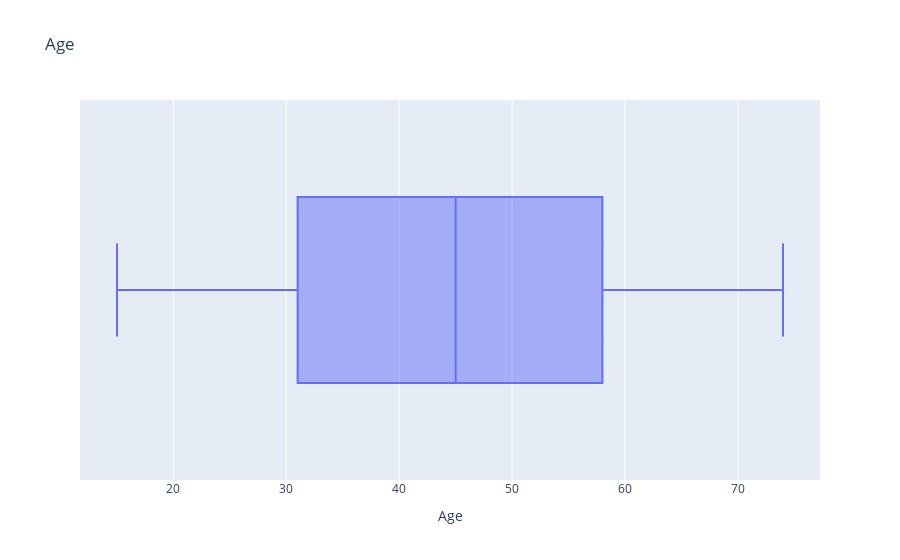
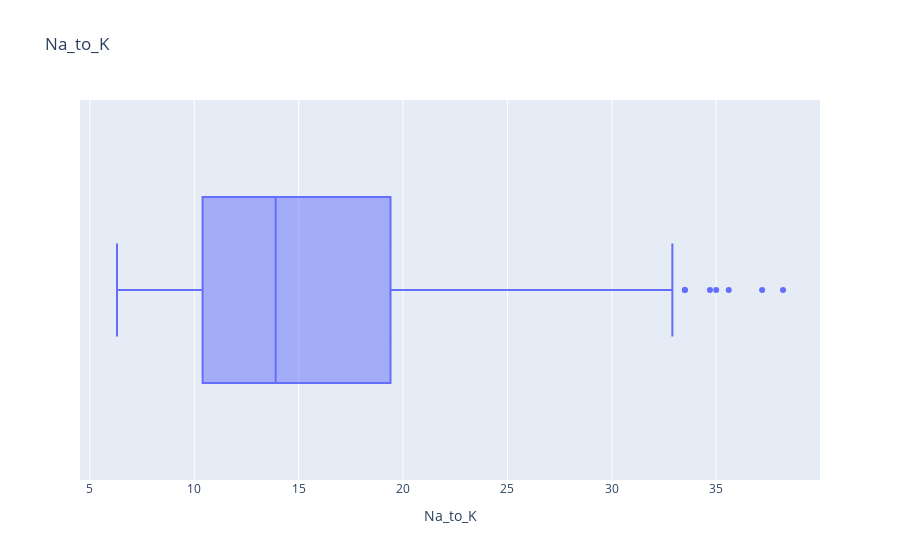

The code cell stored with these charts, in order, in its notebook:
### Code cell
for i in df.select_dtypes(exclude="O"):
    fig=px.box(data_frame= df, x= i, title= i)
    fig.show()

### Figure 1 — Plotly figure (JSON) as saved in the notebook; plotly's stock layout.template omitted (floating-point values rounded to 4 significant figures; data arrays with more than 128 entries replaced by an {"elided": "..."} marker saying what was removed)
{"data": [{"alignmentgroup": "True", "hovertemplate": "Age=%{x}<extra></extra>", "legendgroup": "", "marker": {"color": "#636efa"}, "name": "", "notched": false, "offsetgroup": "", "orientation": "h", "showlegend": false, "type": "box", "x": {"elided": "200 int values"}, "x0": " ", "xaxis": "x", "y0": " ", "yaxis": "y"}], "layout": {"boxmode": "group", "legend": {"tracegroupgap": 0}, "title": {"text": "Age"}, "xaxis": {"anchor": "y", "domain": [0, 1], "title": {"text": "Age"}}, "yaxis": {"anchor": "x", "domain": [0, 1]}}}

### Figure 2 — Plotly figure (JSON) as saved in the notebook; plotly's stock layout.template omitted (floating-point values rounded to 4 significant figures; data arrays with more than 128 entries replaced by an {"elided": "..."} marker saying what was removed)
{"data": [{"alignmentgroup": "True", "hovertemplate": "Na_to_K=%{x}<extra></extra>", "legendgroup": "", "marker": {"color": "#636efa"}, "name": "", "notched": false, "offsetgroup": "", "orientation": "h", "showlegend": false, "type": "box", "x": {"elided": "200 float values"}, "x0": " ", "xaxis": "x", "y0": " ", "yaxis": "y"}], "layout": {"boxmode": "group", "legend": {"tracegroupgap": 0}, "title": {"text": "Na_to_K"}, "xaxis": {"anchor": "y", "domain": [0, 1], "title": {"text": "Na_to_K"}}, "yaxis": {"anchor": "x", "domain": [0, 1]}}}
